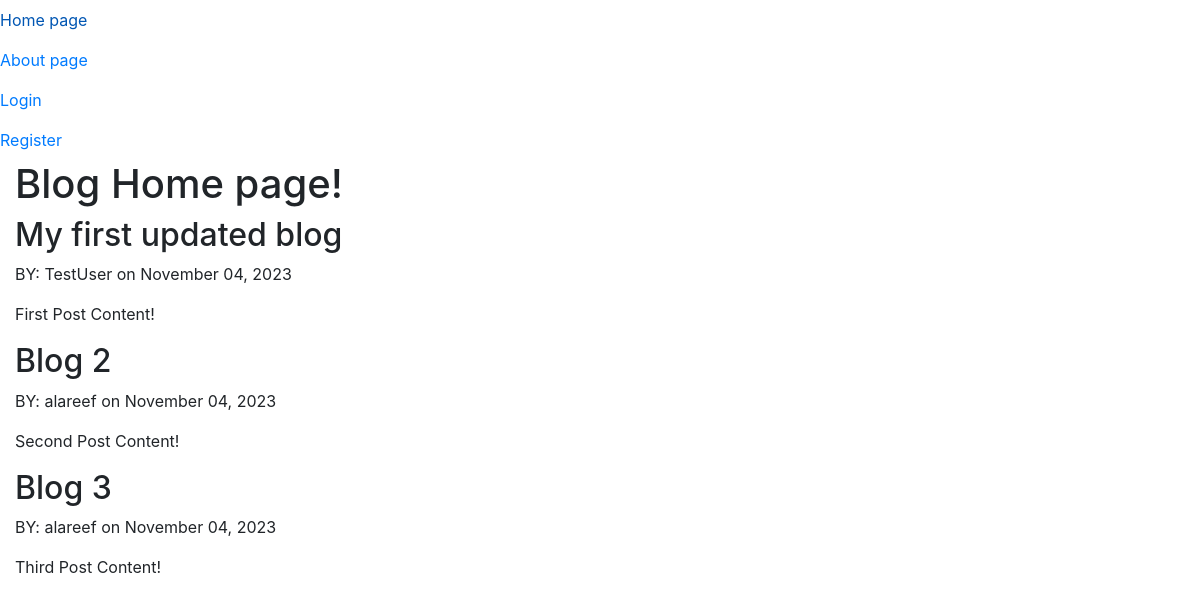
Screenshot of /blog/ with the database file from the repository.
### blog/models.py (models this page shows, shortened)
class Post(models.Model):
    title = models.CharField(max_length=200)
    content = models.TextField()
    date_posted = models.DateTimeField(default=timezone.now)
    author = models.ForeignKey(User, on_delete=models.CASCADE)

### blog/views.py (the view)
# urls.py: path('', views.home, name='blog-home'),
def home(request):
    context = {
        'posts': Post.objects.all()
    }
    return render(request, "blog/home.html", context)

### blog/templates/blog/home.html
{% extends "blog/base.html" %}
{% block content %}
<h1>Blog Home page!</h1>
{% for post in posts %}
    <h2>{{ post.title }}</h2>
    <p>BY: {{ post.author}} on {{ post.date_posted|date:"F d, Y" }}</p>
    <p>{{ post.content }}</p>
{% endfor %}
{% endblock content %}

### rows the page displays
Post: title "My first updated blog", author "TestUser", date_posted "November 04, 2023", content "First Post Content!"
Post: title "Blog 2", author "alareef", date_posted "November 04, 2023", content "Second Post Content!"
Post: title "Blog 3", author "alareef", date_posted "November 04, 2023", content "Third Post Content!"
